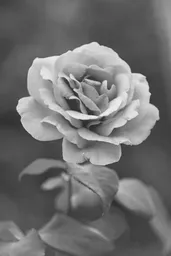
#> input picture flower-gs.webp, 171 x 256 px, shrunk from 500 x 750 before the run
$ python cartoon.py flower-gs.webp 3 flower.webp
#> lines starting #> are read from the running program, lines starting #| are printed output that depends on the picture
### sobel.py
from PIL import Image
import numpy as np
import sys

# creates greyscale version of given image
# inputs: np.array of shape (x,y,3) representing an RGB image of dimensions (x,y)
# outputs: np.array of shape (x,y) representing the greyscale version of that image
#
# luminosity coefficients from https://en.wikipedia.org/wiki/Relative_luminance
RED, GRN, BLU = 0.2126, 0.7152, 0.0722
def create_greyscale(img_array):
	dims = img_array.shape
	greyscale_array = np.empty(dims[:2])
	for x in range(dims[0]):
		for y in range(dims[1]):
			greyscale_array[x,y] = RED*img_array[x,y,0] + GRN*img_array[x,y,1]  + BLU*img_array[x,y,2]
	return greyscale_array

# creates gaussian kernel with specified dimensions
# inputs:
# d representing side length of square kernel matrix
# sigma representing standard deviation for gaussian distribution
# outputs: np.array of shape (2r-1, 2r-1) representing gaussian kernel
#
# https://en.wikipedia.org/wiki/Gaussian_blur
def gauss_kernel(d, sigma):
	if(d % 2 == 0):
		print("d must be odd")
		exit(0)

	k = 1/(2*sigma**2)
	A = k/np.pi
	r = np.floor(d/2)

	out = np.empty((d, d))

	for x in range(d):
		for y in range(d):
			out[x,y] = A*np.exp(-k*((x-r)**2+(y-r)**2))

	return out

#
# creates blurred version of given image (so far only works for greyscale images)
# inputs: np.array of shape (x,y) representing an image of dimensions (x,y) D representing diameter of blur, sigma standard deviation
# outputs: np.array of shape (x,y) representing blurred version of image
#
# einsum: https://stackoverflow.com/questions/26089893/understanding-numpys-einsum
def gaussian_blur(img_array, D=5, sigma=1):
	dims = img_array.shape
	output_array = np.empty(dims)

	kernel = gauss_kernel(D, sigma)
	r = int(D/2)

	"""
	try:
		c = dims[2]
		print("Color image")
		for x in range(dims[0]):
			for y in range(dims[1]):
				xmin, ymin = max(0, x-r), max(0, y-r)
				xmax, ymax = min(dims[0], x+r+1), min(dims[1], y+r+1)
				avg = np.zeros((1,c))
				for i in range(c):
					avg[i] = np.einsum('ij,ij->', img_array[xmin:xmax, ymin:ymax, i], kernel[xmin-x+r:xmax-x+r, ymin-y+r:ymax-y+r])
					avg[i] /= np.einsum('ij->', kernel[xmin-x+r:xmax-x+r,ymin-y+r:ymax-y+r])

				output_array[x,y] = avg[i]
	except(IndexError):
	"""
	print("Greyscale image")
	for x in range(dims[0]):
		for y in range(dims[1]):
			xmin, ymin = max(0, x-r), max(0, y-r)
			xmax, ymax = min(dims[0], x+r+1), min(dims[1], y+r+1)
			avg = np.einsum('ij,ij->', img_array[xmin:xmax, ymin:ymax], kernel[xmin-x+r:xmax-x+r, ymin-y+r:ymax-y+r])
			avg /= np.einsum('ij->', kernel[xmin-x+r:xmax-x+r,ymin-y+r:ymax-y+r])

			output_array[x,y] = avg


	return output_array


# inputs: greyscale gaussian blurred image in the form of a numpy array (x,y)
# outputs: edges of the image in numpy array (x,y)
def sobel_edge_detect(img_array):
	dims = img_array.shape
	output_array = np.zeros(dims)
	edge_angle = np.empty(dims)

	kernel = np.array([[-1,0,1], [-2,0,2], [-1,0,1]])

	for x in range(dims[0]):
		for y in range(dims[1]):
			xmin, ymin = max(0, x-1), max(0, y-1)
			xmax, ymax = min(dims[0], x+2), min(dims[1], y+2)
			x_grad = np.einsum('ij,ij->', img_array[xmin:xmax,ymin:ymax], kernel[xmin-x+1:xmax-x+1, ymin-y+1:ymax-y+1])
			y_grad = np.einsum('ij,ji->', img_array[xmin:xmax,ymin:ymax], kernel[ymin-y+1:ymax-y+1, xmin-x+1:xmax-x+1])

			output_array[x,y] = np.sqrt(x_grad**2 + y_grad**2)
			if x_grad > 0 and y_grad > 0:
				edge_angle[x,y] = np.arctan(y_grad/x_grad)

	return output_array, edge_angle

# [35 lines that do not run on import are left out]

### kmeans.py
from PIL import Image
import numpy as np
import sys

rng = np.random.default_rng()

# given a pixel and array of means, output the index of the mean with the closest color to the pixel
def argmindist(pixel, centroids, k):
	d_min, index = np.inf, 0
	for i in range(k):
		dist = 0
		for j in range(3):
			dist += (pixel[j] - centroids[i,j])**2 # no need to take the square root overall, because minimizing x^2 is the same as minimizing |x|
		if dist < d_min:
			d_min = dist
			index = i

	return index

# this function will take an array of pixels shape (N, 3) where N = number of pixels
# will output a numpy array shape (k,3) representing the k means and their RGB vals
def kmeans(img_arr, k):
	N, _ = img_arr.shape
	i = 0
	centroids = rng.integers(low=0, high=255, size=(k, 3)) # one array for each RGB value
	while 1:
		i += 1
		print("iteration: %d" % (i))

		new_centroids = np.zeros((k, 3))
		cluster_size = np.zeros(k)
		for pixel in img_arr:
			index = argmindist(pixel, centroids, k)
			new_centroids[index] += pixel # add the pixel's RGB vals to the new centroids array
			cluster_size[index] += 1

		for j in range(k):
			# if there are no nodes in a cluster, reinitialize the cluster to a random node
			if cluster_size[j] == 0:
				new_centroids[j] = rng.integers(low=0,high=255,size=(1,3))
			else:
				for c in range(3):
					new_centroids[j,c] = (new_centroids[j,c] / cluster_size[j]).astype(np.uint8)

		if np.all((centroids-new_centroids)**2 < 32):
			return new_centroids
		centroids = new_centroids


def kmeans_img(img_arr, k):
	# reshape from (X, Y, 3) a 2D array of pixels into (N, 3) a simple array of pixels
	X,Y,_ = img_arr.shape
	img_arr = np.reshape(img_arr, (-1, 3))

	centroids = kmeans(img_arr, k)

	new_img_arr = np.empty(img_arr.shape)
	for i in range(img_arr.shape[0]):
		new_img_arr[i] = centroids[argmindist(img_arr[i], centroids, k)]

	new_img = Image.fromarray(np.reshape(new_img_arr, (X,Y,3)).astype(np.uint8))
	return new_img

# [15 lines that do not run on import are left out]

### cartoon.py
# python libs
from PIL import Image
import numpy as np
import sys

# local libs
from sobel import create_greyscale, sobel_edge_detect, gaussian_blur
from kmeans import kmeans_img

THRESHOLD = 50

def draw_edges(img_arr, edge_arr):
	X,Y,_ = img_arr.shape
	img_pixels = np.reshape(img_arr, (-1,3))
	edge_pixels = np.reshape(edge_arr, (-1))
	N = len(edge_pixels)
	for i in range(N):
		if edge_pixels[i] > THRESHOLD:
			img_pixels[i] = np.zeros((1,3))

	output = np.reshape(img_pixels, (X,Y,3))
	return output

if __name__ == "__main__":
	# first we open the image and convert it into a numpy array of pixel values.

	try:
		fname = sys.argv[1].split('.')
		k = int(sys.argv[2])
	except(IndexError):
		print("Usage: python cartoon.py <filename> <number of colors to use>")
		exit(0)

	try:
		flag = sys.argv[3]
	except(IndexError):
		flag = ""

	title = fname[0]

	img = Image.open(sys.argv[1])
#> img is the input picture: PIL image 171x256 RGB; mean R, G, B 112.3, 112.3, 112.3
	img_arr = np.array(img)

	print("Converting to greyscale...")
	greyscale_arr = create_greyscale(img_arr)
	greyscale_img = Image.fromarray(greyscale_arr)
	greyscale_img.save(title +'-gs.webp')

	print("Blurring...")
	greyscale_blur_arr = gaussian_blur(greyscale_arr, 5, 8)
#> after the loop in gaussian_blur, `for x in range(dims[0]):`:
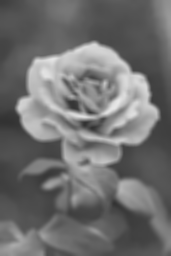
#> output_array: shape (256, 171) float64; min 49.55, max 232.3, mean 112.3
	greyscale_blur_img = Image.fromarray(greyscale_blur_arr)
	greyscale_blur_img.save(title +'-gs-blur.webp')

	print("Running sobel...")
	edge_arr, angles = sobel_edge_detect(greyscale_blur_arr)
#> after the loop in sobel_edge_detect, `for x in range(dims[0]):`:
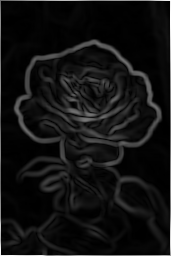
#> output_array: shape (256, 171) float64; min 0, max 615.5, mean 43.5; drawn with min black and max white
	edge_img = Image.fromarray(edge_arr)
	edge_img.save(title + '-sobel.webp')

	print("Finding kmeans...")
	# [5 lines of commented-out code are left out]
	kmeans_img = kmeans_img(img_arr, k)
#> in kmeans_img, `centroids = kmeans(img_arr, k)`: centroids = [[138, 138, 138], [195, 195, 195], [82, 82, 82]]
#> in kmeans_img, `new_img = Image.fromarray(np.reshape(new_img_arr, (X,Y,3)).astype(np.u..`:
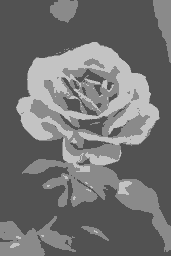
#> new_img: PIL image 171x256 RGB; min 82, max 195, mean 113.1
	kmeans_img.save(title + '-kmeans.webp')
	kmeans_arr = np.array(kmeans_img)

	print("Drawing cartoon...")
	cartoon_arr = draw_edges(kmeans_arr, edge_arr)
#> in draw_edges, `N = len(edge_pixels)`: N = 43776
#> in draw_edges, `output = np.reshape(img_pixels, (X,Y,3))`:
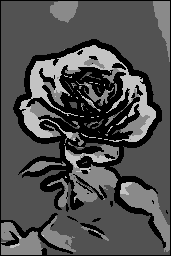
#> output: shape (256, 171, 3); min 0, max 195, mean 79.2
	cartoon_img = Image.fromarray(cartoon_arr)
	cartoon_img.save(title + '-cartoon.webp')
